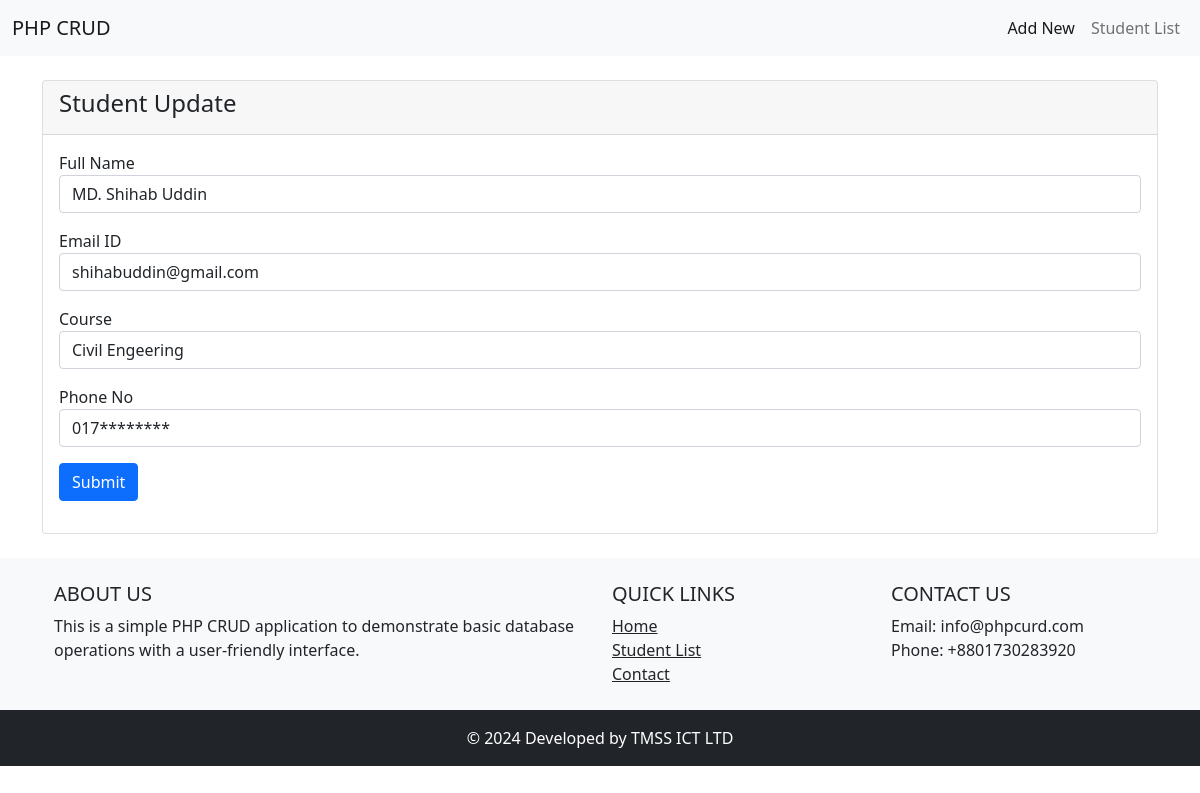
Screenshot of /update.php?id=13 with the database file from the repository.
### tables this page shows
CREATE TABLE `students` (
  `fullname` varchar(255) NOT NULL,
  `email` varchar(255) NOT NULL,
  `phone` varchar(255) NOT NULL,
  `course` varchar(255) NOT NULL,
  `id` int NOT NULL
);

### update.php (the view, shortened to what this page needs)
<!DOCTYPE html>
<html lang="en">
<head>
    <link href="https://cdn.jsdelivr.net/npm/bootstrap@5.1.3/dist/css/bootstrap.min.css" rel="stylesheet">
    <link href="https://cdn.jsdelivr.net/npm/sweetalert2@11/dist/sweetalert2.min.css" rel="stylesheet">
</head>
<body>
<nav class="navbar navbar-expand-lg navbar-light bg-light">
        <div class="container-fluid">
            <a class="navbar-brand" href="#">PHP CRUD</a>
            <div class="collapse navbar-collapse" id="navbarNav">
                <ul class="navbar-nav ms-auto">
                    <li class="nav-item">
                        <a class="nav-link active" aria-current="page" href="insert.php">Add New</a>
                    </li>
                    <li class="nav-item">
                        <a class="nav-link" href="index.php">Student List</a>
                    </li>
                </ul>
            </div>
        </div>
    </nav>
    <?php
    include "db_con.php";
    if(isset($_GET['id'])){
        $id = $_GET['id'];
        $sql = "SELECT * FROM students WHERE id = '$id'";
        $result = $con->query($sql);
        if($result->num_rows > 0){
            while($row = $result->fetch_assoc()){
                $name = $row['fullname'];
                $email = $row['email'];
                $course = $row['course'];
                $phone = $row['phone'];
            }
            ?>
        <div class="container mt-4">
        <div class="row">
            <div class="col-md-12">
                <div class="card">
                    <div class="card-header">
                        <h4>Student Update</h4>
                    </div>
                    <div class="card-body">
                        <form action="" method="POST">
                            <div class="mb-3">
                                <label for="">Full Name</label>
                                <input type="text" name="fullname" value="<?php echo $name; ?>" required class="form-control" />
                            </div>
                            <div class="mb-3">
                                <label for="">Email ID</label>
                                <input type="email" name="email" value="<?php echo $email; ?>"  required class="form-control" />
                            </div>
                            <div class="mb-3">
                                <label for="">Course</label>
                                <input type="text" name="course" value="<?php echo $course; ?>" required class="form-control" />
                            </div>
                            <div class="mb-3">
                                <label for="">Phone No</label>
                                <input type="text" name="phone" value="<?php echo $phone; ?>" required class="form-control" />
                            </div>
                            <div class="mb-3">
                                <input type="submit" name="update" value="Submit" class="btn btn-primary">
                            </div>
                        </form>
                    </div>
                </div>
            </div>
        </div>
    </div>
       <?php
    }
    }
    ?>
    <footer class="bg-light text-center text-lg-start mt-4">
        <div class="container p-4">
            <div class="row">
                <div class="col-lg-6 col-md-12 mb-4 mb-md-0">
                    <h5 class="text-uppercase">About Us</h5>
                    <p>
                        This is a simple PHP CRUD application to demonstrate basic database operations with a user-friendly interface.
                    </p>
                </div>
                <div class="col-lg-3 col-md-6 mb-4 mb-md-0">
                    <h5 class="text-uppercase">Quick Links</h5>
                    <ul class="list-unstyled mb-0">
                        <li><a href="#" class="text-dark">Home</a></li>
                        <li><a href="#" class="text-dark">Student List</a></li>
                        <li><a href="#" class="text-dark">Contact</a></li>
                    </ul>
                </div>
                <div class="col-lg-3 col-md-6 mb-4 mb-md-0">
                    <h5 class="text-uppercase">Contact Us</h5>
                    <ul class="list-unstyled">
                        <li>Email: info@phpcurd.com</li>
                        <li>Phone: +8801730283920</li>
                    </ul>
                </div>
            </div>
        </div>
        <div class="text-center p-3 bg-dark text-white">
            © 2024 Developed by TMSS ICT LTD
        </div>
</footer>
</body>
</html>

### rows the page displays
students: fullname "MD. Shihab Uddin", email "shihabuddin@gmail.com", course "Civil Engeering", phone "017********"
